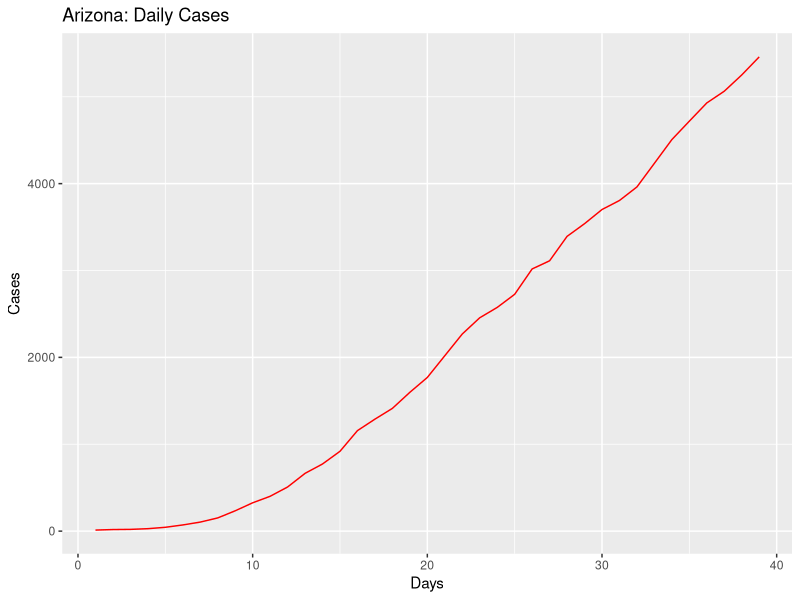
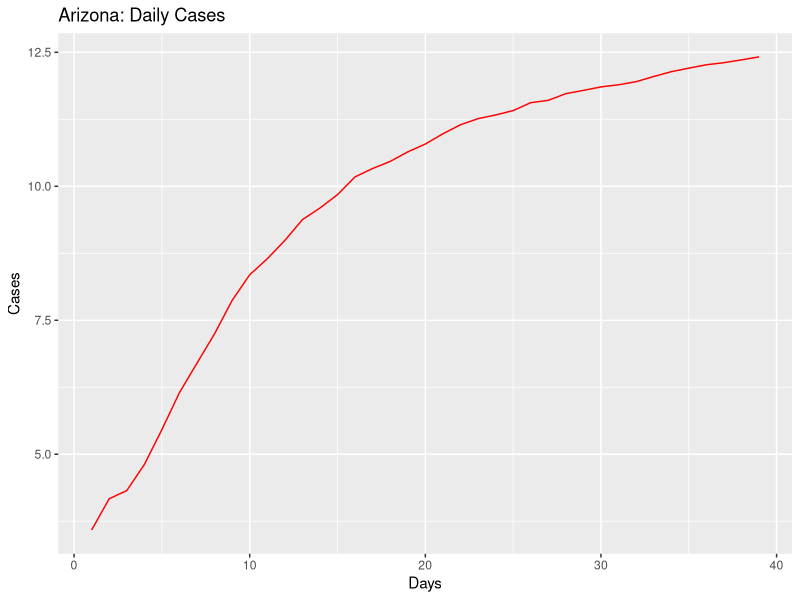
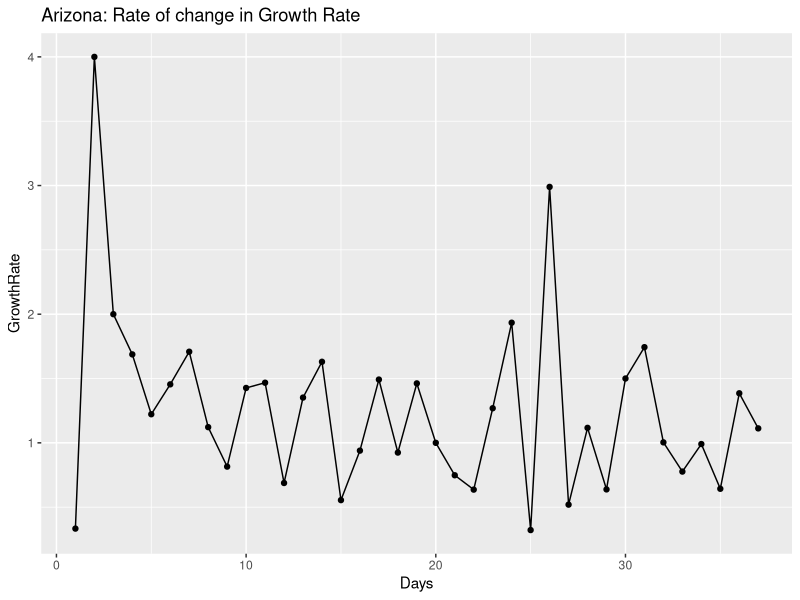
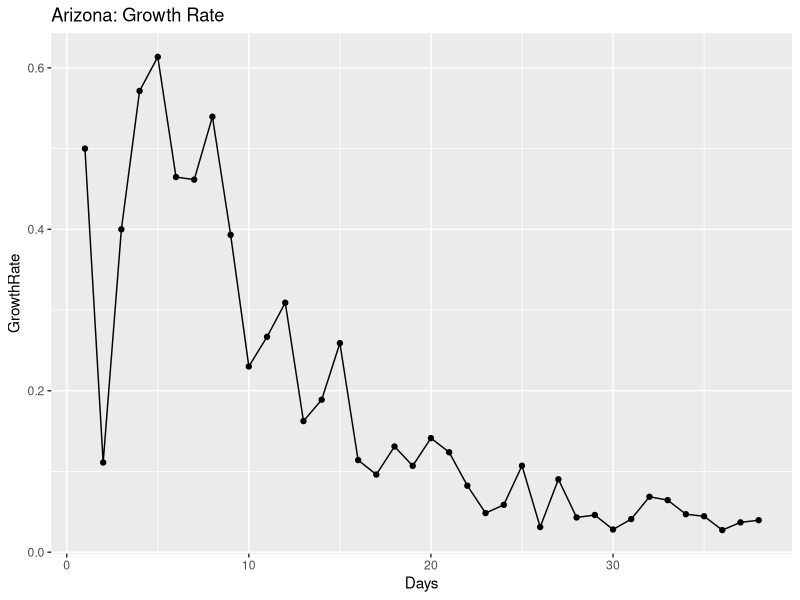
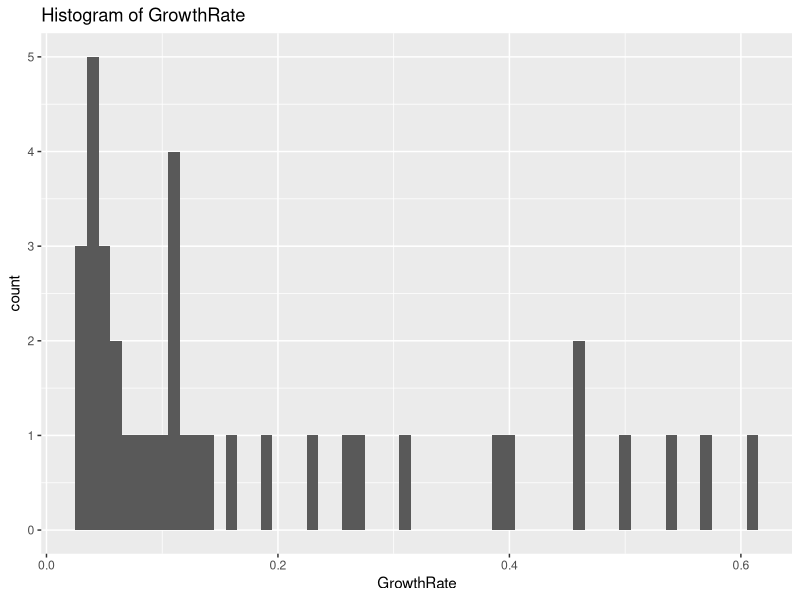
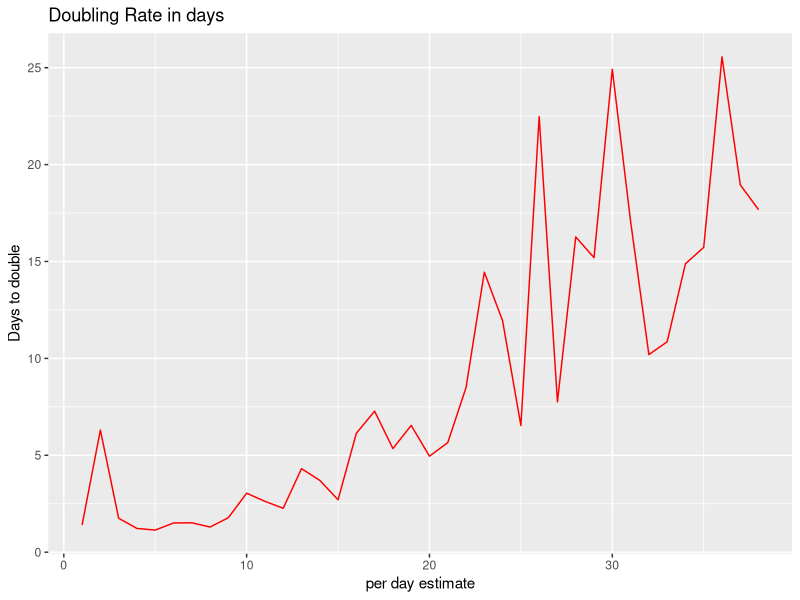
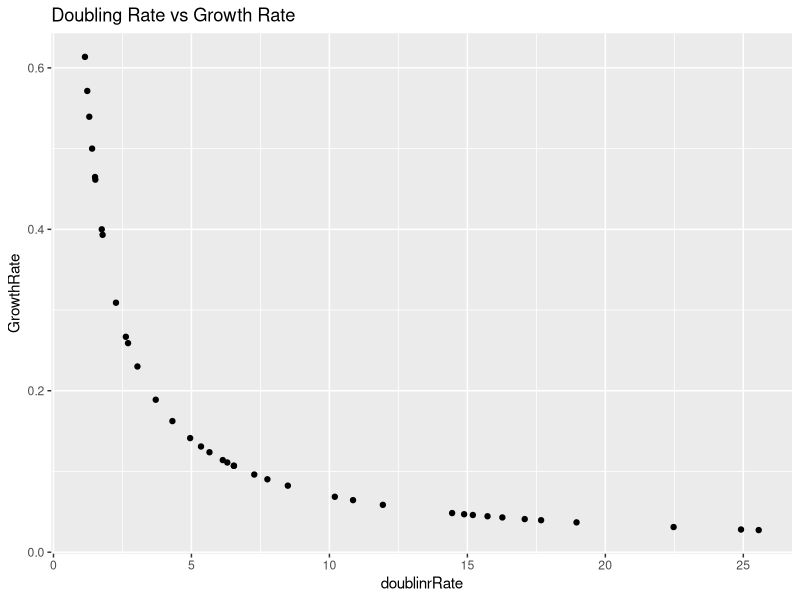
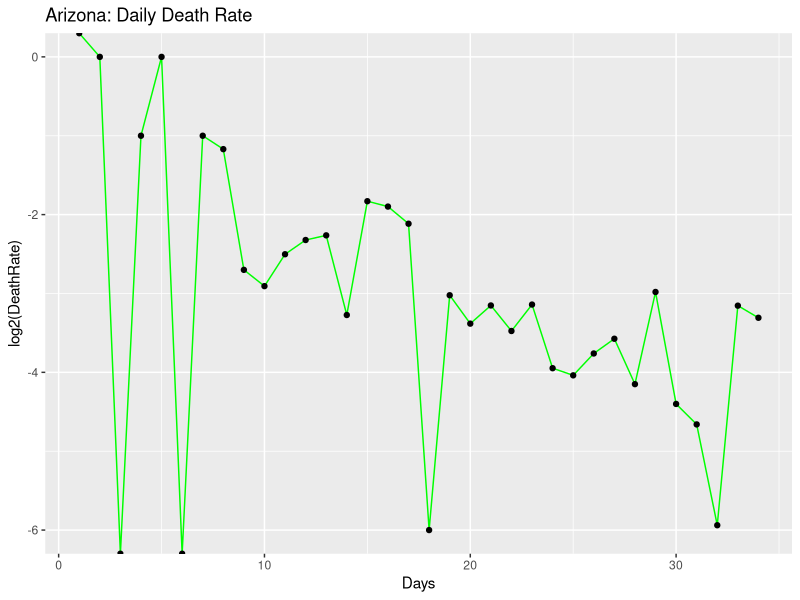

Here is the R script that generated these plots, in order:
## ---- chunk 1
knitr::opts_chunk$set(echo = TRUE)
## ---- chunk 2
library(ggplot2)
library(gridExtra)
library(dplyr)

coronaGrowth <- function(absoluteNumbers){
  growthfactor <- NULL
  absgrowth <- NULL
  for(i in 1:length(absoluteNumbers))
  {
    #print((absoluteNumbers[i]-absoluteNumbers[i+1]/absoluteNumbers[i+1])/absoluteNumbers[i+1])
    growthfactor[i] <- ((absoluteNumbers[i]-absoluteNumbers[i+1]))/(absoluteNumbers[i+1]-absoluteNumbers[i+2])  
    #growthfactor[i] <- ((absoluteNumbers[i]-absoluteNumbers[i+1]))/(absolutenumbers[i])
  }
  
  return (rev(growthfactor))
}

DailyGrowthRate <- function(absoluteNumbers)
{
  growthfactor <- NULL
  absgrowth <- NULL
  for(i in 1:length(absoluteNumbers))
  {
    #print((absoluteNumbers[i]-absoluteNumbers[i+1]/absoluteNumbers[i+1])/absoluteNumbers[i+1])
    growthfactor[i] <- ((absoluteNumbers[i]/absoluteNumbers[i+1]))-1 
    #growthfactor[i] <- ((absoluteNumbers[i]-absoluteNumbers[i+1]))/(absolutenumbers[i])
  }
  
  return (rev(growthfactor))  
}

DoublingRate <- function(absoluteNumbers)
{
  doublingrRate <- NULL
  cumsum <- NULL
  for(i in 1:length(absoluteNumbers))
  {
    
    doublingrRate[i] <- (70/(absoluteNumbers[i]*100))
    
  }
  return ((doublingrRate))  
}

#Calculate the mean and median growth rate:
MeanMediangrowthrate <- function(dataTrend1)
{
  MeanGRTrend <- NULL
  MedianGRTrend <- NULL
  
  for(i in 1:length(dataTrend1$GrowthRate))
  {
    MedianGRTrend[i] <- median(dataTrend1[1:i,"GrowthRate"])
    MeanGRTrend[i] <- mean(dataTrend1[1:i,"GrowthRate"])
  }
  
  dataTrend1$MedianGRT = MedianGRTrend
  dataTrend1$MeanGRT = MeanGRTrend
  
  return(dataTrend1)

}

#Calculate ratio of newdeaths/newcases
newDeathstonewCases <- function(absolutenumbers,totaldeaths)
{
  newCases <- NULL
  newDeaths <- NULL
  for(i in 1:length(absolutenumbers))
  {
    if(i == length(absolutenumbers))
    {
      print("reached the end")
    }else{
     newDeaths[i] = (totaldeaths[i]-totaldeaths[i+1])
     newCases[i] = (absolutenumbers[i]-absolutenumbers[i+1]) 
    }
  }
  

  days <- seq(2:length(absolutenumbers))
 return(data.frame( newDeaths = rev(newDeaths),newCases = rev(newCases),Days = days))
 
}

#Calculate ratio of deaths to totalCases
totalDeathstoCases <- function(absolutenumbers,totaldeaths)
{
  ratio <- NULL
  for(i in 1:length(absolutenumbers))
  {

     ratio[i] = (totaldeaths[i])/(absolutenumbers[i]) 
  }
  
  return(rev(ratio))
}
## ---- chunk 3
#Arizona

absolutenumbers <- c(5459,5251,5064,4929,4719,4507,4234,3962,3806,3702,3539,3393,3112,3018,2726,2575,2456,2269,2019,1769,1598,1413,1289,1157,919,773,665,508,401,326,234,152,104,71,44,28,20,18,12)

totaldeaths <- c(229,208,187,184,177,169,150,142,131,122,115,108,97,89,80,73,65,64,52,41,32,29,24,20,17,15,13,9,6,6,3,2,2,1,0,0,0,0,0)

#America
#absolutenumbers <- c(101.7*1000,83.8*1000,65.8*1000,53.7*1000,43.8*1000,33.3*1000,25*1000,19*1000,13.7*1000,7.8*1000,6.4*1000,4.6*1000,3.5*1000,2.7*1000)
## ---- chunk 4
growthrate <- na.exclude(coronaGrowth(absolutenumbers))
days <- seq(1:length(growthrate))
dataTrend <- data.frame(GrowthRate = growthrate,Days = days)
print(dataTrend)
p1 <- ggplot(data=dataTrend, aes(x=Days, y=GrowthRate, group=1)) +ggtitle("Arizona: Rate of change in Growth Rate")+
  geom_line()+
  geom_point()

print(dataTrend)
#print(dataTrend1)




growthrate1 <- na.exclude(DailyGrowthRate(absolutenumbers))
doublingrate1 <- na.exclude(DoublingRate(growthrate1))
days1 <- seq(1:length(growthrate1))
dataTrend1 <- data.frame(GrowthRate = growthrate1,Days = days1,doublinrRate = doublingrate1)
print(dataTrend1)
multiplier <- tail(dataTrend1, n = 1)
pred_val <- (head(absolutenumbers, n = 1)*multiplier[,"GrowthRate"])+head(absolutenumbers, n = 1)

p2 <- ggplot(data=dataTrend1, aes(x=Days, y=GrowthRate, group=1)) +ggtitle("Arizona: Growth Rate")+
  geom_line()+
  geom_point()

days <- seq(1:length(absolutenumbers))
growthrate <- append(growthrate, c(1,1),after = 0)
dataOriginal <- data.frame(Cases = rev(absolutenumbers), Days = days)
p3<- ggplot() +geom_line(data=dataOriginal, aes(x=Days, y=Cases,),color = "Red")+labs(title="Arizona: Daily Cases", y="Cases", x="Days")

p3_log<- ggplot() +geom_line(data=dataOriginal, aes(x=Days, y=log2(Cases)),color = "Red")+labs(title="Arizona: Daily Cases", y="Cases", x="Days")+
  #geom_line(data=dataOriginal, aes(x=Days+1, y=Prediction),color = "Blue")
  geom_point()



# Analyze growth rate to get interval of values
summary(dataTrend1$GrowthRate)
dataTrend1%>%select("GrowthRate")%>%summarise(meanGR = mean(GrowthRate), medianGR = median(GrowthRate), sdGR = sd(GrowthRate))
p4 <- ggplot(data = dataTrend1, aes(x = GrowthRate))+ggtitle("Histogram of GrowthRate")+geom_histogram(binwidth = 0.01)


#Analyze the doubling rate
p5<- ggplot() +geom_line(data=dataTrend1, aes(x=Days, y=doublinrRate),color = "Red")+labs(title="Doubling Rate in days", y="Days to double", x ="per day estimate")+
  #geom_line(data=dataOriginal, aes(x=Days+1, y=Prediction),color = "Blue")
  geom_point()

#Scatter plor of Growthrate versus Doubling Rate
p6 <- ggplot()+geom_point(data = dataTrend1, aes(x = doublinrRate, y = GrowthRate))+labs(title = "Doubling Rate vs Growth Rate")

dataTrend1 <- MeanMediangrowthrate(dataTrend1 = dataTrend1)

#Median growth rate trend 
#Median growth rate trend 
p7 <- ggplot()+geom_line(data = dataTrend1, aes(x = Days, y = MedianGRT),color = "Blue")+labs(title = "Arizona Median(BLUE)VsMean(RED) Growth Rate")+geom_line(data=dataTrend1, aes(x=Days , y=MeanGRT),color = "Red")


deathrate1 <- na.exclude(DailyGrowthRate(totaldeaths))
doublingdeathrate1 <- na.exclude(DoublingRate(deathrate1))
days1 <- seq(1:length(deathrate1))
dataDeathTrend1 <- data.frame(DeathRate = deathrate1,Days = days1,doublinrRate = doublingdeathrate1)
#print(dataDeathTrend1)
#multiplier <- tail(totaldeaths, n = 1)
#pred_val <- (head(dataDeathTrend1, n = 1)*multiplier[,"DeathRate"])+head(dataDeathTrend1, n = 1)

p8 <- ggplot(data=dataDeathTrend1, aes(x=Days, y=log2(DeathRate), group=1)) +ggtitle("Arizona: Daily Death Rate")+
  geom_line(color = "Green")+
  geom_point()


rationewdeathtocases <- newDeathstonewCases(absolutenumbers,totaldeaths)

p9 <- ggplot(data=rationewdeathtocases, aes(x=Days, y=log2(newCases), group=1)) +ggtitle("Arizona:newCases(Orange)")+
  geom_line(color = "Orange")+geom_point()

totaldeathstocases <- totalDeathstoCases(absolutenumbers,totaldeaths)
days <- seq(1:length(absolutenumbers))
datatotaldeathstocasesTrend <- data.frame(ratio = totaldeathstocases,Days = days)
#Scatter plot of totalcases to totaldeaths
p10 <- ggplot(data=datatotaldeathstocasesTrend, aes(x=Days, y=ratio, group=1)) +ggtitle("Arizona: TotalDeaths/TotalCases")+
  geom_line(color = "Yellow")+
  geom_point()

#Confidence Interval for mean population GrowthRate:
meanGR = mean(dataTrend1$GrowthRate)
sdGR = sd(dataTrend1$GrowthRate)

uppperlimitGR= meanGR+sdGR
lowerlimitGR = meanGR-sdGR

#Predictions based on: Current Growth Rate, MeanGrowth Rate, Upper GrowthRate, Lower GrowthRate
pred_val_Current <- (head(absolutenumbers, n = 1)*multiplier[,"GrowthRate"])+head(absolutenumbers, n = 1)
pred_val_MeanGR <- (head(absolutenumbers, n = 1)*meanGR)+head(absolutenumbers, n = 1)
pred_val_upperGR <- (head(absolutenumbers, n = 1)*uppperlimitGR)+head(absolutenumbers, n = 1)
pred_val_lowerGR <- (head(absolutenumbers, n = 1)*lowerlimitGR)+head(absolutenumbers, n = 1)

print("Current GR:")
print(multiplier[,"GrowthRate"])
print(pred_val_Current)

print("Mean GR:")
print(meanGR)
print(pred_val_MeanGR)

print("Upperlimit GR:")
print(uppperlimitGR)
print(pred_val_upperGR)

print("Lowerlimit GR:")
print(lowerlimitGR)
print(pred_val_lowerGR)

#Doubling rate:-
DRCurrent <- round(70/(meanGR*100),digits = 0)
DRMedian <- round(70/(median(dataTrend1$GrowthRate)*100),digits = 0)
latestDRCurrent <- round(tail(dataTrend1$doublinrRate,n=1),digits = 0)

## ---- chunk 5
#grid.arrange(p3,p3_log,p1,p2,p4,p5,p6,nrow = 4, ncol = 2)
print(p3)
print(p3_log)
print(p1)
print(p2)
print(p4)
print(p5)
print(p6)
print(p8)
print(p9)
print(p10)
print(p7)
## ---- chunk 6
library(ggplot2)
library(gridExtra)
library(dplyr)

coronaGrowth <- function(absoluteNumbers){
  growthfactor <- NULL
  absgrowth <- NULL
  for(i in 1:length(absoluteNumbers))
  {
    #print((absoluteNumbers[i]-absoluteNumbers[i+1]/absoluteNumbers[i+1])/absoluteNumbers[i+1])
    growthfactor[i] <- ((absoluteNumbers[i]-absoluteNumbers[i+1]))/(absoluteNumbers[i+1]-absoluteNumbers[i+2])  
    #growthfactor[i] <- ((absoluteNumbers[i]-absoluteNumbers[i+1]))/(absolutenumbers[i])
  }
  
  return (rev(growthfactor))
}

DailyGrowthRate <- function(absoluteNumbers)
{
  growthfactor <- NULL
  absgrowth <- NULL
  for(i in 1:length(absoluteNumbers))
  {
    #print((absoluteNumbers[i]-absoluteNumbers[i+1]/absoluteNumbers[i+1])/absoluteNumbers[i+1])
    growthfactor[i] <- ((absoluteNumbers[i]/absoluteNumbers[i+1]))-1 
    #growthfactor[i] <- ((absoluteNumbers[i]-absoluteNumbers[i+1]))/(absolutenumbers[i])
  }
  
  return (rev(growthfactor))  
}

DoublingRate <- function(absoluteNumbers)
{
  doublingrRate <- NULL
  cumsum <- NULL
  for(i in 1:length(absoluteNumbers))
  {
    
    doublingrRate[i] <- (70/(absoluteNumbers[i]*100))
    
  }
  return ((doublingrRate))  
}

#Calculate the mean and median growth rate:
MeanMediangrowthrate <- function(dataTrend1)
{
  MeanGRTrend <- NULL
  MedianGRTrend <- NULL
  
  for(i in 1:length(dataTrend1$GrowthRate))
  {
    MedianGRTrend[i] <- median(dataTrend1[1:i,"GrowthRate"])
    MeanGRTrend[i] <- mean(dataTrend1[1:i,"GrowthRate"])
  }
  
  dataTrend1$MedianGRT = MedianGRTrend
  dataTrend1$MeanGRT = MeanGRTrend
  
  return(dataTrend1)

}

# #Calculate ratio of newdeaths/newcases
# newDeathstonewCases <- function(absolutenumbers,totaldeaths)
# {
#   ratio <- NULL
#   for(i in 1:length(absolutenumbers))
#   {
#     if(i == length(absolutenumbers))
#     {
#       print("reached the end")
#     }else{
#      ratio[i] = (totaldeaths[i]-totaldeaths[i+1])/(absolutenumbers[i]-absolutenumbers[i+1]) 
#     }
#   }
#   
#   return(rev(ratio))
# }

#Calculate ratio of newdeaths/newcases
newDeathstonewCases <- function(absolutenumbers,totaldeaths)
{
  newCases <- NULL
  newDeaths <- NULL
  for(i in 1:length(absolutenumbers))
  {
    if(i == length(absolutenumbers))
    {
      print("reached the end")
    }else{
     newDeaths[i] = (totaldeaths[i]-totaldeaths[i+1])
     newCases[i] = (absolutenumbers[i]-absolutenumbers[i+1]) 
    }
  }
  

  days <- seq(2:length(absolutenumbers))
 return(data.frame( newDeaths = rev(newDeaths),newCases = rev(newCases),Days = days))
 
}

#Calculate ratio of deaths to totalCases
totalDeathstoCases <- function(absolutenumbers,totaldeaths)
{
  ratio <- NULL
  for(i in 1:length(absolutenumbers))
  {

     ratio[i] = (totaldeaths[i])/(absolutenumbers[i]) 
  }
  
  return(rev(ratio))
}

## ---- chunk 7
#Arizona
#absolutenumbers <- c(773,665,508,401,326,234,152,104,71,44,28,20,18,12)

#America

absolutenumbers <- c(831.086*1000,804.759*1000,792.913*1000,762.896*1000,726.856*1000,686.431*1000,654.343*1000,622.412*1000,591.285*1000,573.138*1000,545.934*1000,521.623*1000,489.646*1000,454.615*1000,418.451*1000,386.571*1000,355.834*1000,327.871*1000,300.432*1000,265.506*1000,235.281*1000,205.035*1000,176.518*1000,145.369*1000,133.094*1000,123.578*1000,101.7*1000,83.8*1000,65.8*1000,53.7*1000,43.8*1000,33.3*1000,25*1000,19*1000,13.7*1000,7.8*1000,6.4*1000,4.6*1000,3.5*1000,2.7*1000)

totaldeaths <- c(46249,43995,42517,40495,38200,35578,33490,27549,24618,22930,21474,20057,18325,16691,14791,12851,10880,9622,8457,7127,6081,5107,4057,3143,2585,2222,1697,1296,1028,781,556,414,301,255,206,150,110,87,69,57,48,41,38,30,26,22,19,15,12,11,9,6,1,1)




## ---- chunk 8
growthrate <- na.exclude(coronaGrowth(absolutenumbers))
days <- seq(1:length(growthrate))
dataTrend <- data.frame(GrowthRate = growthrate,Days = days)
print(dataTrend)
p1 <- ggplot(data=dataTrend, aes(x=Days, y=GrowthRate, group=1)) +ggtitle("US: Rate of change in Growth Rate")+
  geom_line()+
  geom_point()

print(dataTrend)
#print(dataTrend1)




growthrate1 <- na.exclude(DailyGrowthRate(absolutenumbers))
doublingrate1 <- na.exclude(DoublingRate(growthrate1))
days1 <- seq(1:length(growthrate1))
dataTrend1 <- data.frame(GrowthRate = growthrate1,Days = days1,doublinrRate = doublingrate1)
print(dataTrend1)
multiplier <- tail(dataTrend1, n = 1)
pred_val <- (head(absolutenumbers, n = 1)*multiplier[,"GrowthRate"])+head(absolutenumbers, n = 1)

p2 <- ggplot(data=dataTrend1, aes(x=Days, y=GrowthRate, group=1)) +ggtitle("US: Growth Rate")+
  geom_line()+
  geom_point()

days <- seq(1:length(absolutenumbers))
growthrate <- append(growthrate, c(1,1),after = 0)
dataOriginal <- data.frame(Cases = rev(absolutenumbers), Days = days)
p3<- ggplot() +geom_line(data=dataOriginal, aes(x=Days, y=Cases,),color = "Red")+labs(title="US: Daily Cases", y="Cases", x="Days")

p3_log<- ggplot() +geom_line(data=dataOriginal, aes(x=Days, y=log2(Cases)),color = "Red")+labs(title="US: Daily Cases", y="Cases", x="Days")+
  #geom_line(data=dataOriginal, aes(x=Days+1, y=Prediction),color = "Blue")
  geom_point()



# Analyze growth rate to get interval of values
summary(dataTrend1$GrowthRate)
dataTrend1%>%select("GrowthRate")%>%summarise(meanGR = mean(GrowthRate), medianGR = median(GrowthRate), sdGR = sd(GrowthRate))
p4 <- ggplot(data = dataTrend1, aes(x = GrowthRate))+ggtitle("Histogram of GrowthRate")+geom_histogram(binwidth = 0.01)


#Analyze the doubling rate
p5<- ggplot() +geom_line(data=dataTrend1, aes(x=Days, y=doublinrRate),color = "Red")+labs(title="Doubling Rate in days", y="Days to double", x ="per day estimate")+
  #geom_line(data=dataOriginal, aes(x=Days+1, y=Prediction),color = "Blue")
  geom_point()

#Scatter plor of Growthrate versus Doubling Rate
p6 <- ggplot()+geom_point(data = dataTrend1, aes(x = doublinrRate, y = GrowthRate))+labs(title = "Doubling Rate vs Growth Rate")

dataTrend1 <- MeanMediangrowthrate(dataTrend1 = dataTrend1)


#Median growth rate trend 
#Median growth rate trend 
p7 <- ggplot()+geom_line(data = dataTrend1, aes(x = Days, y = MedianGRT),color = "Blue")+labs(title = "US Median(BLUE)VsMean(RED) Growth Rate")+geom_line(data=dataTrend1, aes(x=Days , y=MeanGRT),color = "Red")

deathrate1 <- na.exclude(DailyGrowthRate(totaldeaths))
doublingdeathrate1 <- na.exclude(DoublingRate(deathrate1))
days1 <- seq(1:length(deathrate1))
dataDeathTrend1 <- data.frame(DeathRate = deathrate1,Days = days1,doublinrRate = doublingdeathrate1)
#print(dataDeathTrend1)
#multiplier <- tail(totaldeaths, n = 1)
#pred_val <- (head(dataDeathTrend1, n = 1)*multiplier[,"DeathRate"])+head(dataDeathTrend1, n = 1)

p8 <- ggplot(data=dataDeathTrend1, aes(x=Days, y=log2(DeathRate), group=1)) +ggtitle("US: Daily Death Rate")+
  geom_line(color = "Green")+
  geom_point()

rationewdeathtocases <- newDeathstonewCases(absolutenumbers,totaldeaths)

p9 <- ggplot(data=rationewdeathtocases, aes(x=Days, y=log2(newCases), group=1)) +ggtitle("US:newCases(Orange)")+
  geom_line(color = "Orange")+geom_point()
totaldeathstocases <- totalDeathstoCases(absolutenumbers,totaldeaths)
days <- seq(1:length(absolutenumbers))
datatotaldeathstocasesTrend <- data.frame(ratio = totaldeathstocases,Days = days)
#Scatter plot of totalcases to totaldeaths
p10 <- ggplot(data=datatotaldeathstocasesTrend, aes(x=Days, y=ratio, group=1)) +ggtitle("US: TotalDeaths/TotalCases")+
  geom_line(color = "Yellow")+
  geom_point()
#Confidence Interval for mean population GrowthRate:
meanGR = mean(dataTrend1$GrowthRate)
sdGR = sd(dataTrend1$GrowthRate)

uppperlimitGR= meanGR+sdGR
lowerlimitGR = meanGR-sdGR

#Predictions based on: Current Growth Rate, MeanGrowth Rate, Upper GrowthRate, Lower GrowthRate
pred_val_Current <- (head(absolutenumbers, n = 1)*multiplier[,"GrowthRate"])+head(absolutenumbers, n = 1)
pred_val_MeanGR <- (head(absolutenumbers, n = 1)*meanGR)+head(absolutenumbers, n = 1)
pred_val_upperGR <- (head(absolutenumbers, n = 1)*uppperlimitGR)+head(absolutenumbers, n = 1)
pred_val_lowerGR <- (head(absolutenumbers, n = 1)*lowerlimitGR)+head(absolutenumbers, n = 1)

print("Current GR:")
print(multiplier[,"GrowthRate"])
print(pred_val_Current)

print("Mean GR:")
print(meanGR)
print(pred_val_MeanGR)

print("Upperlimit GR:")
print(uppperlimitGR)
print(pred_val_upperGR)

print("Lowerlimit GR:")
print(lowerlimitGR)
print(pred_val_lowerGR)

#Doubling rate:-
DRCurrent <- round(70/(meanGR*100),digits = 0)
DRMedian <- round(70/(median(dataTrend1$GrowthRate)*100),digits = 0)
latestDRCurrent <- round(tail(dataTrend1$doublinrRate,n=1),digits = 0)

## ---- chunk 9
#grid.arrange(p3,p3_log,p1,p2,p4,p5,p6,nrow = 4, ncol = 2)
print(p3)
print(p3_log)
print(p1)
print(p2)
print(p4)
print(p5)
print(p6)
print(p8)
print(p9)
print(p10)
print(p7)
## ---- chunk 10
library(ggplot2)
library(gridExtra)
library(dplyr)

coronaGrowth <- function(absoluteNumbers){
  growthfactor <- NULL
  absgrowth <- NULL
  for(i in 1:length(absoluteNumbers))
  {
    #print((absoluteNumbers[i]-absoluteNumbers[i+1]/absoluteNumbers[i+1])/absoluteNumbers[i+1])
    growthfactor[i] <- ((absoluteNumbers[i]-absoluteNumbers[i+1]))/(absoluteNumbers[i+1]-absoluteNumbers[i+2])  
    #growthfactor[i] <- ((absoluteNumbers[i]-absoluteNumbers[i+1]))/(absolutenumbers[i])
  }
  
  return (rev(growthfactor))
}

DailyGrowthRate <- function(absoluteNumbers)
{
  growthfactor <- NULL
  absgrowth <- NULL
  for(i in 1:length(absoluteNumbers))
  {
    #print((absoluteNumbers[i]-absoluteNumbers[i+1]/absoluteNumbers[i+1])/absoluteNumbers[i+1])
    growthfactor[i] <- ((absoluteNumbers[i]/absoluteNumbers[i+1]))-1 
    #growthfactor[i] <- ((absoluteNumbers[i]-absoluteNumbers[i+1]))/(absolutenumbers[i])
  }
  
  return (rev(growthfactor))  
}

DoublingRate <- function(absoluteNumbers)
{
  doublingrRate <- NULL
  cumsum <- NULL
  for(i in 1:length(absoluteNumbers))
  {
    
    doublingrRate[i] <- (70/(absoluteNumbers[i]*100))
    
  }
  return ((doublingrRate))  
}

#Calculate the mean and median growth rate:
MeanMediangrowthrate <- function(dataTrend1)
{
  MeanGRTrend <- NULL
  MedianGRTrend <- NULL
  
  for(i in 1:length(dataTrend1$GrowthRate))
  {
    MedianGRTrend[i] <- median(dataTrend1[1:i,"GrowthRate"])
    MeanGRTrend[i] <- mean(dataTrend1[1:i,"GrowthRate"])
  }
  
  dataTrend1$MedianGRT = MedianGRTrend
  dataTrend1$MeanGRT = MeanGRTrend
  
  return(dataTrend1)

}

#Calculate ratio of newdeaths/newcases
# newDeathstonewCases <- function(absolutenumbers,totaldeaths)
# {
#   ratio <- NULL
#   for(i in 1:length(absolutenumbers))
#   {
#     if(i == length(absolutenumbers))
#     {
#       print("reached the end")
#     }else{
#      ratio[i] = (totaldeaths[i]-totaldeaths[i+1])/(absolutenumbers[i]-absolutenumbers[i+1]) 
#     }
#   }
#   
#   return(rev(ratio))
# }

#Calculate ratio of newdeaths/newcases
newDeathstonewCases <- function(absolutenumbers,totaldeaths)
{
  newCases <- NULL
  newDeaths <- NULL
  for(i in 1:length(absolutenumbers))
  {
    if(i == length(absolutenumbers))
    {
      print("reached the end")
    }else{
     newDeaths[i] = (totaldeaths[i]-totaldeaths[i+1])
     newCases[i] = (absolutenumbers[i]-absolutenumbers[i+1]) 
    }
  }
  

  days <- seq(2:length(absolutenumbers))
 return(data.frame( newDeaths = rev(newDeaths),newCases = rev(newCases),Days = days))
 
}

#Calculate ratio of deaths to totalCases
totalDeathstoCases <- function(absolutenumbers,totaldeaths)
{
  ratio <- NULL
  for(i in 1:length(absolutenumbers))
  {

     ratio[i] = (totaldeaths[i])/(absolutenumbers[i]) 
  }
  
  return(rev(ratio))
}
## ---- chunk 11
#Arizona
#absolutenumbers <- c(773,665,508,401,326,234,152,104,71,44,28,20,18,12)

#America
absolutenumbers <- c(20471,18985,18601,14792,13835,12759,12320,10941,9635,9166,8339,7598,6653,5749,5311,4778,3588,3082,2567,2341,1637,1397,1251,1071,1024,987,887,727,657,536,499,396,332,249,194,169,143,129,114,100,82,74,62,62,47,40,34,31,30,29,7,6,3,3,3,3,3,3,3,3,3,3,3,3,3,3,3)

totaldeaths <- c(652,603,592,488,452,423,405,368,331,325,288,246,227,178,160,136,118,99,86,72,58,35,27,24,20,20,12,10,10,7,5,5,4,3,3,2,2,2,2,1,0,0,0,0,0,0,0,0,0,0,0,0,0,0,0,0,0,0,0,0,0,0,0,0,0,0,0)
## ---- chunk 12
growthrate <- na.exclude(coronaGrowth(absolutenumbers))
days <- seq(1:length(growthrate))
dataTrend <- data.frame(GrowthRate = growthrate,Days = days)
print(dataTrend)
p1 <- ggplot(data=dataTrend, aes(x=Days, y=GrowthRate, group=1)) +ggtitle("US: Rate of change in Growth Rate")+
  geom_line()+
  geom_point()

print(dataTrend)
#print(dataTrend1)




growthrate1 <- na.exclude(DailyGrowthRate(absolutenumbers))
doublingrate1 <- na.exclude(DoublingRate(growthrate1))
days1 <- seq(1:length(growthrate1))
dataTrend1 <- data.frame(GrowthRate = growthrate1,Days = days1,doublinrRate = doublingrate1)
print(dataTrend1)
multiplier <- tail(dataTrend1, n = 1)
pred_val <- (head(absolutenumbers, n = 1)*multiplier[,"GrowthRate"])+head(absolutenumbers, n = 1)

p2 <- ggplot(data=dataTrend1, aes(x=Days, y=GrowthRate, group=1)) +ggtitle("India: Growth Rate")+
  geom_line()+
  geom_point()

days <- seq(1:length(absolutenumbers))
growthrate <- append(growthrate, c(1,1),after = 0)
dataOriginal <- data.frame(Cases = rev(absolutenumbers), Days = days)
p3<- ggplot() +geom_line(data=dataOriginal, aes(x=Days, y=Cases,),color = "Red")+labs(title="India: Daily Cases", y="Cases", x="Days")

p3_log<- ggplot() +geom_line(data=dataOriginal, aes(x=Days, y=log2(Cases)),color = "Red")+labs(title="India: Daily Cases", y="Cases", x="Days")+
  #geom_line(data=dataOriginal, aes(x=Days+1, y=Prediction),color = "Blue")
  geom_point()



# Analyze growth rate to get interval of values
summary(dataTrend1$GrowthRate)
dataTrend1%>%select("GrowthRate")%>%summarise(meanGR = mean(GrowthRate), medianGR = median(GrowthRate), sdGR = sd(GrowthRate))
p4 <- ggplot(data = dataTrend1, aes(x = GrowthRate))+ggtitle("Histogram of GrowthRate")+geom_histogram(binwidth = 0.01)


#Analyze the doubling rate
p5<- ggplot() +geom_line(data=dataTrend1, aes(x=Days, y=doublinrRate),color = "Red")+labs(title="Doubling Rate in days", y="Days to double", x ="per day estimate")+
  #geom_line(data=dataOriginal, aes(x=Days+1, y=Prediction),color = "Blue")
  geom_point()

#Scatter plor of Growthrate versus Doubling Rate
p6 <- ggplot()+geom_point(data = dataTrend1, aes(x = doublinrRate, y = GrowthRate))+labs(title = "Doubling Rate vs Growth Rate")

dataTrend1 <- MeanMediangrowthrate(dataTrend1 = dataTrend1)


#Median growth rate trend 
p7 <- ggplot()+geom_line(data = dataTrend1, aes(x = Days, y = MedianGRT),color = "Blue")+labs(title = "India Median(BLUE)VsMean(RED) Growth Rate")+geom_line(data=dataTrend1, aes(x=Days , y=MeanGRT),color = "Red")

deathrate1 <- na.exclude(DailyGrowthRate(totaldeaths))
doublingdeathrate1 <- na.exclude(DoublingRate(deathrate1))
days1 <- seq(1:length(deathrate1))
dataDeathTrend1 <- data.frame(DeathRate = deathrate1,Days = days1,doublinrRate = doublingdeathrate1)
#print(dataDeathTrend1)
#multiplier <- tail(totaldeaths, n = 1)
#pred_val <- (head(dataDeathTrend1, n = 1)*multiplier[,"DeathRate"])+head(dataDeathTrend1, n = 1)

p8 <- ggplot(data=dataDeathTrend1, aes(x=Days, y=log2(DeathRate), group=1)) +ggtitle("India: Daily Death Rate")+
  geom_line(color = "Green")+
  geom_point()

rationewdeathtocases <- newDeathstonewCases(absolutenumbers,totaldeaths)

p9 <- ggplot(data=rationewdeathtocases, aes(x=Days, y=log2(newCases), group=1)) +ggtitle("India:newCases(Orange)")+
  geom_line(color = "Orange")+geom_point()

totaldeathstocases <- totalDeathstoCases(absolutenumbers,totaldeaths)
days <- seq(1:length(absolutenumbers))
datatotaldeathstocasesTrend <- data.frame(ratio = totaldeathstocases,Days = days)
#Scatter plot of totalcases to totaldeaths
p10 <- ggplot(data=datatotaldeathstocasesTrend, aes(x=Days, y=ratio, group=1)) +ggtitle("India: TotalDeaths/TotalCases")+
  geom_line(color = "Yellow")+
  geom_point()

#Confidence Interval for mean population GrowthRate:
meanGR = mean(dataTrend1$GrowthRate)
sdGR = sd(dataTrend1$GrowthRate)

uppperlimitGR= meanGR+sdGR
lowerlimitGR = meanGR-sdGR

#Predictions based on: Current Growth Rate, MeanGrowth Rate, Upper GrowthRate, Lower GrowthRate
pred_val_Current <- (head(absolutenumbers, n = 1)*multiplier[,"GrowthRate"])+head(absolutenumbers, n = 1)
pred_val_MeanGR <- (head(absolutenumbers, n = 1)*meanGR)+head(absolutenumbers, n = 1)
pred_val_upperGR <- (head(absolutenumbers, n = 1)*uppperlimitGR)+head(absolutenumbers, n = 1)
pred_val_lowerGR <- (head(absolutenumbers, n = 1)*lowerlimitGR)+head(absolutenumbers, n = 1)

print("Current GR:")
print(multiplier[,"GrowthRate"])
print(pred_val_Current)

print("Mean GR:")
print(meanGR)
print(pred_val_MeanGR)

print("Upperlimit GR:")
print(uppperlimitGR)
print(pred_val_upperGR)

print("Lowerlimit GR:")
print(lowerlimitGR)
print(pred_val_lowerGR)

#Doubling rate:-
DRCurrent <- round(70/(meanGR*100),digits = 0)
DRMedian <- round(70/(median(dataTrend1$GrowthRate)*100),digits = 0)
latestDRCurrent <- round(tail(dataTrend1$doublinrRate,n=1),digits = 0)

## ---- chunk 13
#grid.arrange(p3,p3_log,p1,p2,p4,p5,p6,nrow = 4, ncol = 2)
print(p3)
print(p3_log)
print(p1)
print(p2)
print(p4)
print(p5)
print(p6)
print(p8)
print(p9)
print(p10)
print(p7)
